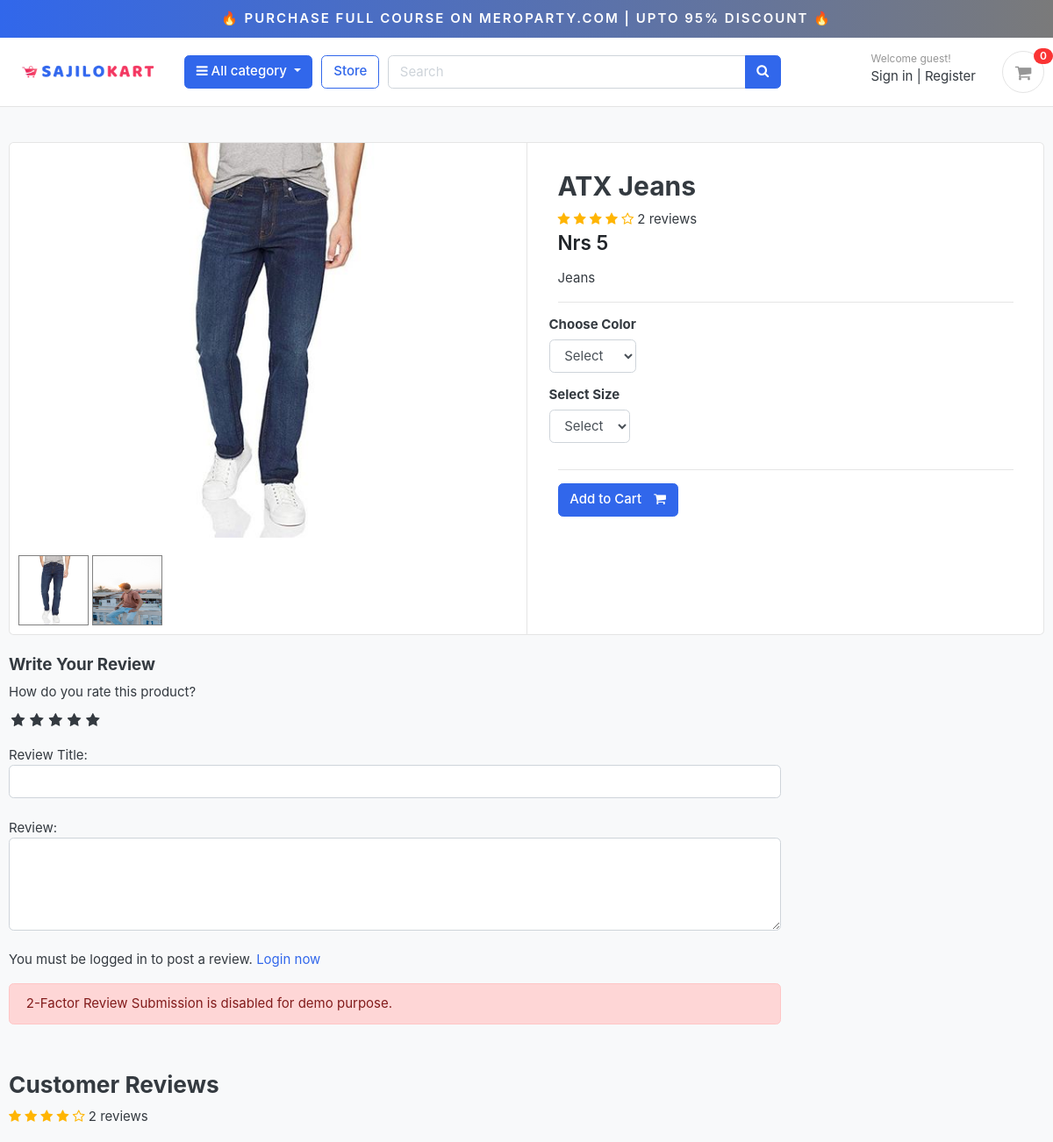
The app's page /store/category/jeans/atx-jeans/ (signed in, upper part), older data.
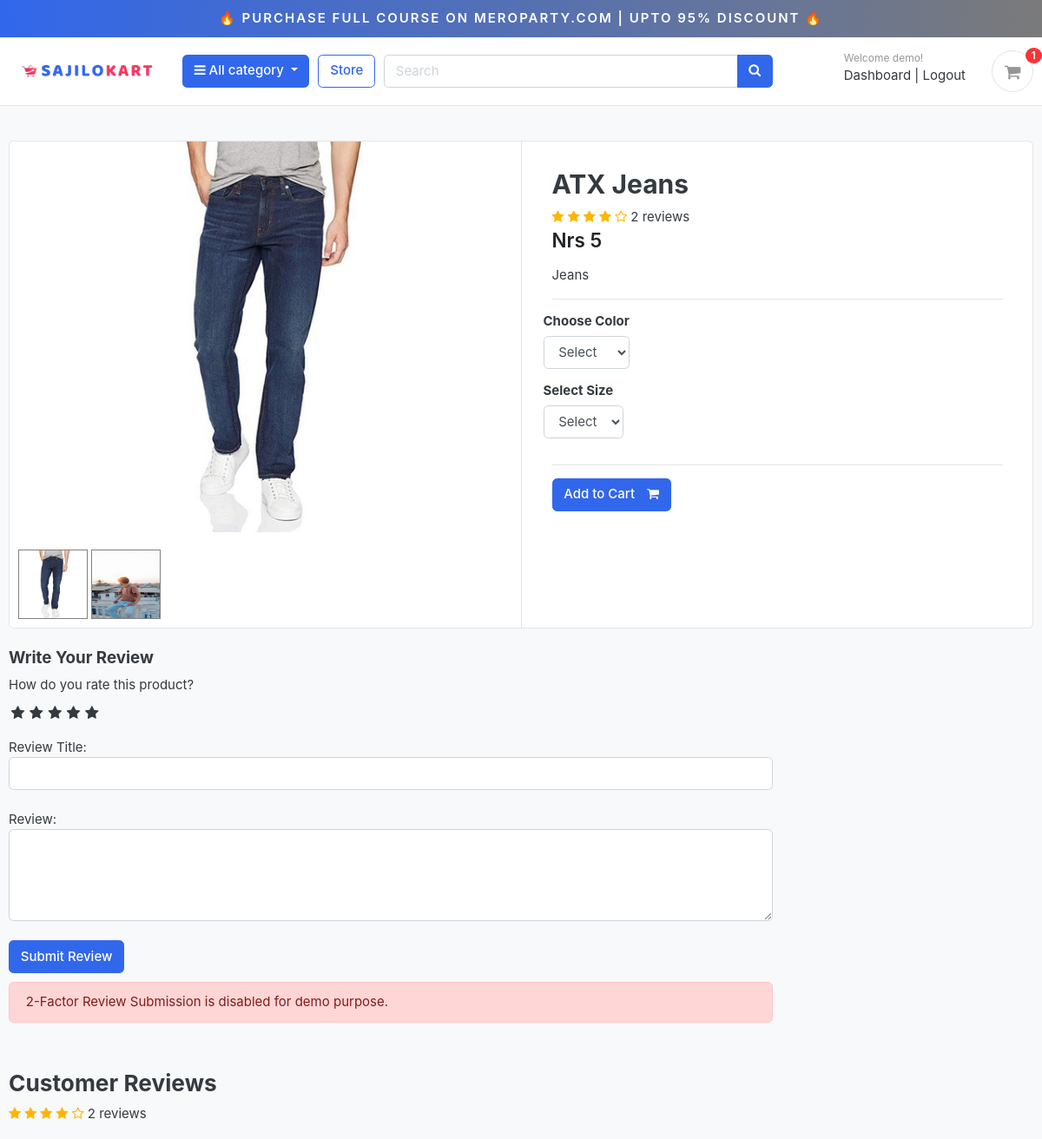
The same page, newer data.
### accounts/models.py (models this page shows, shortened)
class Account(AbstractBaseUser):
    first_name      = models.CharField(max_length=50)
    last_name       = models.CharField(max_length=50)
    username        = models.CharField(max_length=50, unique=True)
    email           = models.EmailField(max_length=100, unique=True)
    phone_number    = models.CharField(max_length=50)
    date_joined     = models.DateTimeField(auto_now_add=True)
    last_login      = models.DateTimeField(auto_now_add=True)
    is_admin        = models.BooleanField(default=False)
    is_staff        = models.BooleanField(default=False)
    is_active        = models.BooleanField(default=False)
    is_superadmin        = models.BooleanField(default=False)
    USERNAME_FIELD = 'email'
    REQUIRED_FIELDS = ['username', 'first_name', 'last_name']
    objects = MyAccountManager()
    def full_name(self):
        return f'{self.first_name} {self.last_name}'

### store/views.py (the view)
# urls.py: path('category/<slug:category_slug>/<slug:product_slug>/', views.product_detail, name='product_detail'),
def product_detail(request, category_slug, product_slug):
    try:
        single_product = Product.objects.get(category__slug=category_slug, slug=product_slug)
        in_cart = CartItem.objects.filter(cart__cart_id=_cart_id(request), product=single_product).exists()
    except Exception as e:
        raise e
    if request.user.is_authenticated:
        try:
            orderproduct = OrderProduct.objects.filter(user=request.user, product_id=single_product.id).exists()
        except OrderProduct.DoesNotExist:
            orderproduct = None
    else:
        orderproduct = None
    reviews = ReviewRating.objects.filter(product_id=single_product.id, status=True)
    product_gallery = ProductGallery.objects.filter(product_id=single_product.id)
    context = {
        'single_product': single_product,
        'in_cart'       : in_cart,
        'orderproduct': orderproduct,
        'reviews': reviews,
        'product_gallery': product_gallery,
    }
    return render(request, 'store/product_detail.html', context)

### carts/context_processors.py (called while the page is built)
def counter(request):
    cart_count = 0
    if 'admin' in request.path:
        return {}
    else:
        try:
            cart = Cart.objects.filter(cart_id=_cart_id(request))
            if request.user.is_authenticated:
                cart_items = CartItem.objects.all().filter(user=request.user)
            else:
                cart_items = CartItem.objects.all().filter(cart=cart[:1])
            for cart_item in cart_items:
                cart_count += cart_item.quantity
        except Cart.DoesNotExist:
            cart_count = 0
    return dict(cart_count=cart_count)

### carts/views.py (called while the page is built)
def _cart_id(request):
    cart = request.session.session_key
    if not cart:
        cart = request.session.create()
    return cart

### category/context_processors.py (called while the page is built)
def menu_links(request):
    links = Category.objects.all()
    return dict(links=links)

### category/models.py (called while the page is built)
    def get_url(self):
            return reverse('products_by_category', args=[self.slug])

### store/models.py (called while the page is built)
    def averageReview(self):
        reviews = ReviewRating.objects.filter(product=self, status=True).aggregate(average=Avg('rating'))
        avg = 0
        if reviews['average'] is not None:
            avg = float(reviews['average'])
        return avg

### templates/store/product_detail.html (shortened to what the changed rows need)
{% extends 'base.html' %}
{% load static %}
{% block content %}
<section class="section-content padding-y bg">
	<div class="container">
		<div class="card">
			<div class="row no-gutters">
				<main class="col-md-6 border-left">
					<form action="{% url 'add_cart' single_product.id %}" method="POST">
						<article class="content-body">
							<h2 class="title">{{ single_product.product_name }}</h2>
						</article>
					</form>
				</main>
			</div>
		</div>
		<br>
		<div class="row">
			<div class="col-md-9">
				<form action="{% url 'submit_review' single_product.id %}" method="POST">
					<div>
						<label>How do you rate this product?</label>
						<br>
						<div class="rate">
							<input type="radio" name="rating" id="rating10" value="5" required /><label for="rating10" title="5"></label>
							<input type="radio" name="rating" id="rating8" value="4" required /><label for="rating8" title="4"></label>
							<input type="radio" name="rating" id="rating6" value="3" required /><label for="rating6" title="3"></label>
							<input type="radio" name="rating" id="rating4" value="2" required /><label for="rating4" title="2"></label>
							<input type="radio" name="rating" id="rating2" value="1" required /><label for="rating2" title="1"></label>
						</div>
<br>
						Review Title:
						<input type="text" class="form-control" name="subject">
						<br>
						Review:
						<textarea name="review" rows="4" class="form-control"></textarea>
						<br>
						{% if user.is_authenticated %}
								<input type="submit" value="Submit Review" class="btn btn-primary">
						{% else %}
						<p>You must be logged in to post a review. <span><a href="{% url 'login' %}">Login now</a></span></p>
						{% endif %}
						<div class="alert alert-danger" role="alert" style="margin-top:10px;">
  2-Factor Review Submission is disabled for demo purpose.
</div>
					</div>
				</form>
<br>
			</div>
		</div>
	</div>
</section>
{% endblock %}

### templates/includes/navbar.html (shortened to what this page needs)
{% load static %}
<div class="container-fluid" style="text-align:center;background-image: linear-gradient(to right, #3167EB , #7A7A7A);padding:10px;font-weight: 600;position:sticky;top:0;z-index:999;">
<a href="https://meroparty.com/" style="color: white;text-transform: uppercase;letter-spacing: 2px;"><span>&#x1F525</span> Purchase Full Course on Meroparty.com | Upto 95% Discount <span>&#x1F525</span></a>
</div>
<header class="section-header">
<section class="header-main border-bottom">
  <div class="container">
<div class="row align-items-center">
  <div class="col-lg-2 col-md-3 col-6">
    <a href="{% url 'home' %}" class="brand-wrap">
      <img class="logo" src="{% static './images/logo.png' %}">
    </a>
  </div>
  <div class="col-lg col-sm col-md col-6 flex-grow-0">
    <div class="category-wrap dropdown d-inline-block float-right">
      <button type="button" class="btn btn-primary dropdown-toggle" data-toggle="dropdown">
        <i class="fa fa-bars"></i> All category
      </button>
    </div>
  </div>
  <a href="{% url 'store' %}" class="btn btn-outline-primary">Store</a>
  <div class="col-lg  col-md-6 col-sm-12 col">
    <form action="{% url 'search' %}" class="search" method='GET'>
      <div class="input-group w-100">
          <input type="text" class="form-control" style="width:60%;" placeholder="Search" name="keyword" required>
          <div class="input-group-append">
            <button class="btn btn-primary" type="submit">
              <i class="fa fa-search"></i>
            </button>
          </div>
        </div>
    </form>
  </div>
  <div class="col-lg-3 col-sm-6 col-8 order-2 order-lg-3">
        <div class="d-flex justify-content-end mb-3 mb-lg-0">
          {% if user.id is None %}
          <div class="widget-header">
            <small class="title text-muted">Welcome guest!</small>
            <div>
              <a href="{% url 'login' %}">Sign in</a> <span class="dark-transp"> | </span>
              <a href="{% url 'register' %}"> Register</a>
            </div>
          </div>
          {% else %}
          <div class="widget-header">
            <small class="title text-muted">Welcome {{user.first_name}}!</small>
            <div>
              <a href="{% url 'dashboard' %}">Dashboard</a> <span class="dark-transp"> | </span>
              <a href="{% url 'logout' %}"> Logout</a>
            </div>
          </div>
          {% endif %}
          <a href="{% url 'cart' %}" class="widget-header pl-3 ml-3">
            <div class="icon icon-sm rounded-circle border"><i class="fa fa-shopping-cart"></i></div>
            <span class="badge badge-pill badge-danger notify">{{cart_count}}</span>
          </a>
        </div>
      </div>
</div>
  </div>
</section>
</header>

Row changes from the older to the newer data that the page shows:
now on this page (row edited): Account: first_name "demo"
Text that changed along with them:
{{ cart_count }}: "0" → "1"
form field value: (not shown) → "Submit Review"
text no longer shown: "Welcome guest! Sign in Register You must be logged in to post a review. Login now"
text now shown: "Welcome ! Dashboard Logout"
